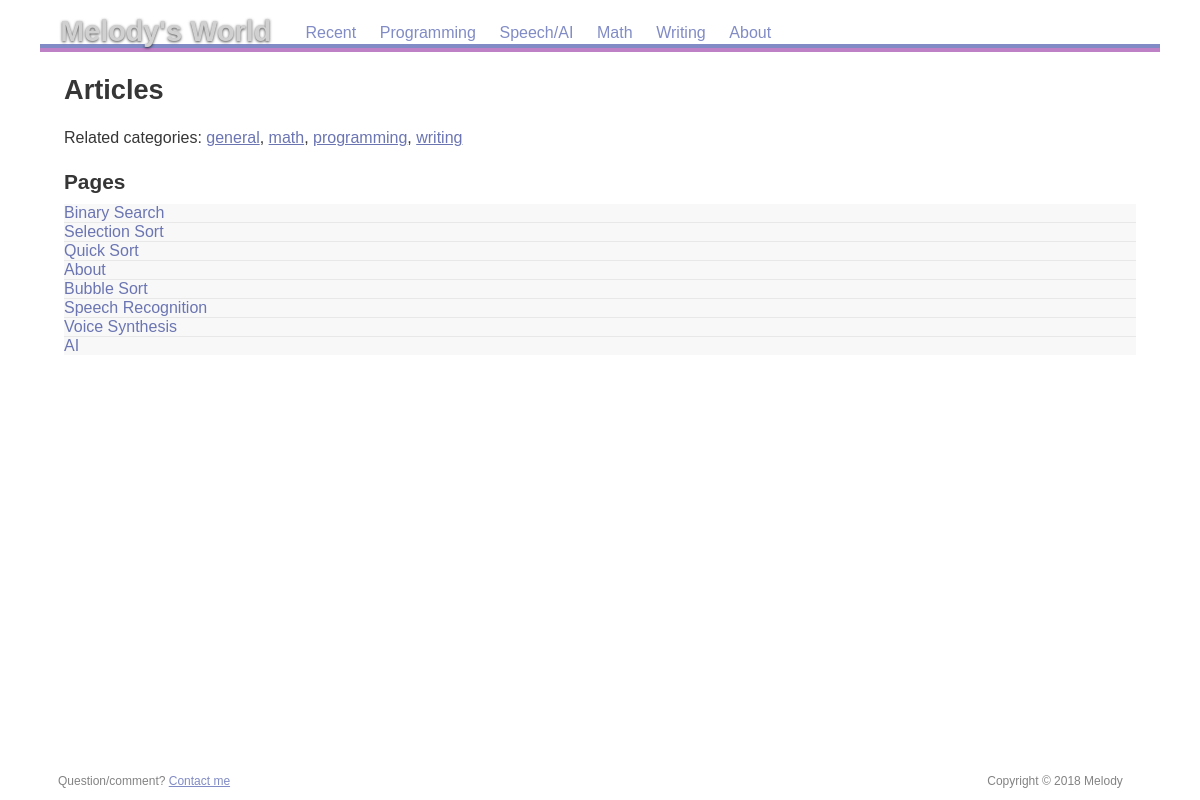
The page /posts on the database its author committed.
### app/models.py (models this page shows, shortened)
class Category(db.Model):
    __tablename__ = "categories"
    id = db.Column(db.Integer, primary_key=True)
    name = db.Column(db.String(255), nullable=False)
    slug = db.Column(db.String(255), nullable=False)
    created_on = db.Column(db.DateTime(), default=datetime.utcnow)
    posts = db.relationship('Post', backref='category')

class Post(db.Model):
    __tablename__ = "posts"
    id = db.Column(db.Integer, primary_key=True)
    title = db.Column(db.String, nullable=False)
    slug = db.Column(db.String(255), nullable=False)
    body  = db.Column(db.String,unique=True, nullable=False)
    created_on = db.Column(db.DateTime(), default=datetime.utcnow)
    updated_on = db.Column(db.DateTime(), default=datetime.utcnow, onupdate=datetime.utcnow)
    category_id = db.Column(db.Integer, db.ForeignKey('categories.id'))

### app/__init__.py (the view)
@app.route('/posts')
def posts():
    results = []
    posts_qry = db.session.query(Post)
    category_qry = db.session.query(Category)
    articles = posts_qry.all()
    categories = category_qry.all()
    if not articles:
        flash('No posts found!')
        return redirect('/')
    else:
        return render_template('posts.html', posts = articles, categories = categories)

### app/templates/posts.html
{% extends "base.html" %}
{% block content %}
<h1>Articles</h1>
<p>Related categories:
{% for category in categories %} <a href="/category/{{category.name}}">{{category.name}}</a>{{"," if not loop.last }} {% endfor %}
<br/>
<h2>Pages</h2>
<ul class="pagelinks">
      {% for post in posts %}
      <li><a href="/page/{{post.slug}}">{{post.title}}</a></li>
      {% endfor %}
</ul>
 {% endblock %}

### app/templates/base.html (shortened to what this page needs)
<!DOCTYPE html>
<html xmlns="http://www.w3.org/1999/xhtml" xml:lang="en" lang="en">
<head>
        <link rel="stylesheet" href="{{ url_for('static', filename='res/css/common.css') }}" media="all">
        <link rel="stylesheet" href="{{ url_for('static', filename='res/css/screen.css') }}" media="screen">
        <link rel="stylesheet" href="{{ url_for('static', filename='res/css/print.css') }}" media="print">
</head>
<header><h1><a href="/">Melody's  World</a></h1><nav id="headnav">
<ul>
<li><a href="/recent">Recent</a></li>
<li><a href="/category/programming">Programming</a></li>
<li><a href="/page/speech-ai">Speech/AI</a></li>
<li><a href="/category/math">Math </a></li>
<li><a href="/category/writing">Writing</a></li>
<li><a href="/page/about">About</a></li>
</ul></nav></header>
<hr/>
<body>
<div id="main">
<article>
 {% block content %}
 {% endblock %}
</article>
</div>
<footer id="feedback">
	<p>Question/comment? <a href="/page/about#contact">Contact me</a></p>
	<p><a href="/page/about#copyright" id="copyrightlink" title="Copyright information">Copyright © 2018 Melody</a></p>
</footer>
</body>
</html>

### app/static/res/css/common.css (style rules this page uses)
html { margin: 0; padding: 0; border: none; text-indent: 0; tab-size: 4; -moz-tab-size: 4; }
body, h1, h2, h3, p, pre, blockquote, hr, ul, ol, li, dl, dt, dd, table, thead, tbody, tfoot, tr, th, td, img, object, iframe, abbr { margin: 0; padding: 0; border: none; background: transparent; font-size: inherit; font-weight: inherit; line-height: inherit; text-indent: inherit; }
hr { display: none; }
header, nav, article, section, footer { display: block; }

### app/static/res/css/screen.css (style rules this page uses)
html { height: 100%; background-color: #ffffff; background-repeat: repeat; background-size: 41.7em; font-family: "Avenir LT Std", sans-serif; color: #000000; }
body { max-width: 70em; min-height: 100%; margin-left: auto; margin-right: auto; display: flex; flex-direction: column; }
#main { flex-grow: 1; flex-shrink: 1; display: flex; flex-direction: row; }
article { min-width: 20em; flex-grow: 1; flex-shrink: 1; padding: 0em 1.5em 1.0em; background-color: #FFFFFF; color: #363636; overflow-x: auto; }
#feedback { padding: 1.0em 1.5em 1.0em; display: flex; flex-direction: row; justify-content: space-between; font-size: 75%; color: #838383; }
header a { text-decoration: none; color: inherit; transition: color 0.20s linear; }
header h1 { display: inline-block; padding: 0.5em 0.7em 0em; position: relative; top: 0.10em; font-size: 180%; font-weight: bold; line-height: 1; color: #D0D0D0; text-shadow: 0em 0.05em 0.1em rgba(0,0,0,0.7); }
header + hr { display: block; border-top: 0.3em solid #818BC5; border-bottom: 0.3em solid #BE81C5; }
#headnav, #headnav ul, #headnav li { display: inline; }
#headnav ul { list-style-type: none; }
#headnav a { display: inline-block; padding: 0.3em 0.6em 0.1em; text-decoration: none; border-top-left-radius: 0.5em; border-top-right-radius: 0.5em; transition: background-color 0.15s linear; }
#headnav a:link, footer a:link { color: #818BC5; }
article h1 { margin-top: 0.8em; margin-bottom: 0.8em; text-align: left; font-size: 170%; font-weight: bold; }
article h2 { margin-top: 1.0em; margin-bottom: 0.5em; font-size: 130%; font-weight: bold; }
article p { max-width: 35em; margin: 0.7em 0em; line-height: 1.35; }
article ul { margin: 0.5em 0em 1.0em; }
article li { margin: 0.4em 0em 0.4em 1.5em; }
article a:link { color: #6B75B2; }
article ul.pagelinks { list-style-type: none; }
article ul.pagelinks > li { margin: 0em; background-color: #F8F8F8; }
article ul.pagelinks > li + li { border-top: 1px solid #E8E8E8; }
article ul.pagelinks a { padding: 0.3em 0.6em 0.3em 0em; text-decoration: none; }
#copyrightlink, #datelink { color: inherit; text-decoration: none; }
#feedback > p:nth-child(2) { margin-left: 1.6em; margin-right: 1.6em; }
@media (min-width: 70em) { article { border-bottom-left-radius: 0.5em; } }
@media (min-width: 70em) { #main > *:last-child { border-bottom-right-radius: 0.5em; } }

### app/static/res/css/print.css (style rules this page uses)
html { font-family: "Times New Roman", serif; max-width: 60em; margin-left: auto; margin-right: auto; }
h1, h2, h3 { font-family: "Avenir LT Std", sans-serif; }
h1 { margin-top: 1.0em; margin-bottom: 1.0em; text-align: center; font-size: 140%; font-weight: bold; }
h2 { margin-top: 1.5em; margin-bottom: 0.8em; font-size: 120%; font-weight: bold; }
p { max-width: 35em; margin: 0.8em 0em; text-align: justify; line-height: 1.2; hyphens: auto; }
ul { margin: 0.5em 0em 1.0em; }
li { margin: 0.5em 0em 0.5em 1.5em; }
ul.pagelinks { list-style-type: none; }
header h1 { border-bottom: 1px solid #000000; text-align: right; font-size: 80%; font-weight: normal; }
header a { text-decoration: none; color: inherit; }
#headnav, #sidebar, article > nav { display: none; }
#copyrightlink, #datelink { color: inherit; text-decoration: none; }
#feedback { margin-top: 1em; font-size: 70%; display: flex; flex-direction: row; justify-content: space-between; }
#feedback > p { padding: 0em 1.0em; }
#feedback > p:first-child { padding-left: 0em; }
#feedback > p:last-child { padding-right: 0em; }

### rows shown on the page
Category: name "general", last ","
Category: name "math", last ","
Category: name "programming", last ","
Category: name "writing"
Post: title "Binary Search"
Post: title "Selection Sort"
Post: title "Quick Sort"
Post: title "About"
Post: title "Bubble Sort"
Post: title "Speech Recognition"
Post: title "Voice Synthesis"
Post: title "AI"
